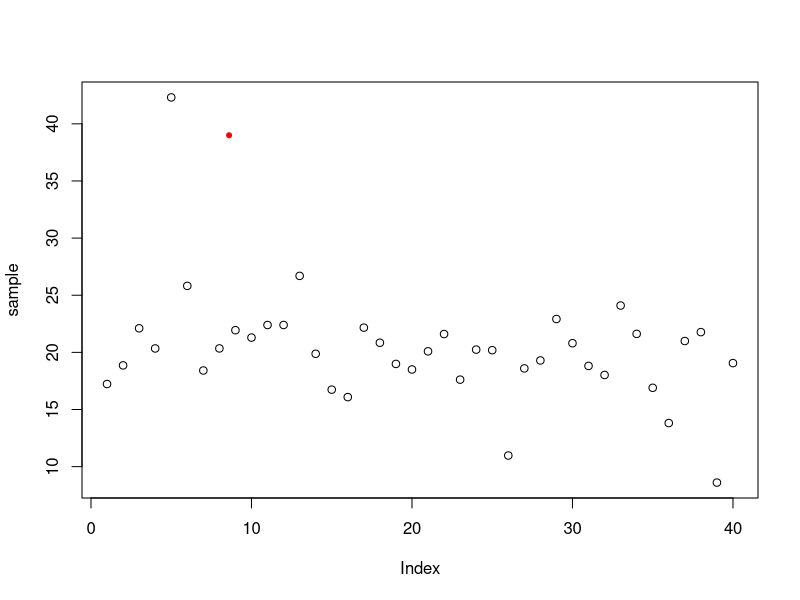
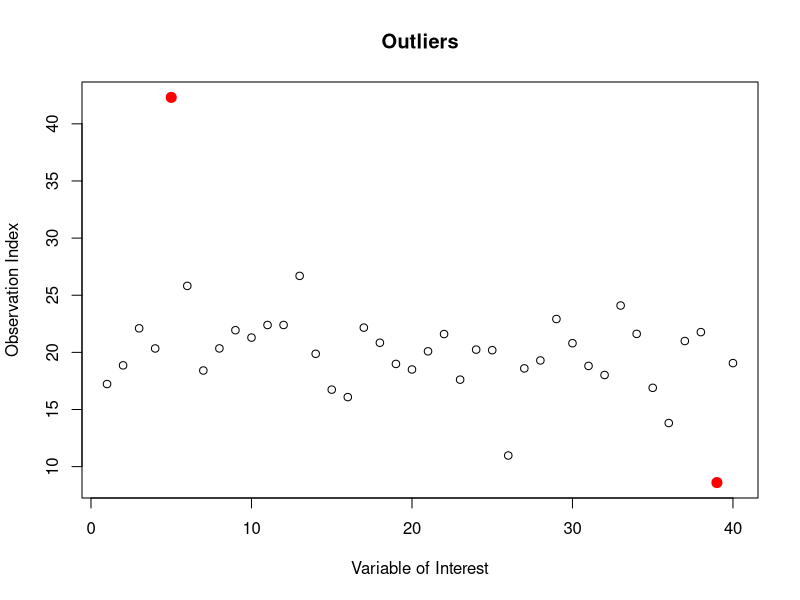

The R script that drew these images, in order:
# sample
detect_outlier <- function(sample, sample_label) {
        # deviations
        deviation_item <- c()
        deviation_index <- c()

        # results
        results <- c()

        # R value
        R <- 1.878
        # from the table, 1 doubtful per 10 observed so use 1.878

        # get mean
        average <- mean(sample)
        # get standard deviation
        standard_dev <- sd(sample)
        # get allowed deviation
        allowed_dev <- (standard_dev * R)

        # calculate unacceptable outliers
        plot(sample)
        index <- 0
        for (item in sample) {
                index <- index + 1
                actual_dev <- abs(item - average)
                if (actual_dev > allowed_dev) {
                        deviation_item <- c(deviation_item, item)
                        deviation_index <- c(deviation_index, index)
                        points(item, index, col="red", pch=20)
                } else {
                        results <- c(results, item)
        }
        }

        # plot on graph
        plot(sample, 
                main=sample_label,
                xlab = "Variable of Interest",
                ylab = "Observation Index"
        )

        # plot deviations
        points(y=deviation_item, x=deviation_index, col="red", pch=20, cex=2)
}


sample <- c(17.2295604,  18.86286086, 22.10660916, 20.34317271, 42.31264902,
             25.8205763,  18.414105,   20.34649474, 21.94089558, 21.29394188,
             22.39554295, 22.39805575, 26.69307004, 19.87572175, 16.73891421,
             16.08649209, 22.16448119, 20.8413674,  18.98891486, 18.50224649,
             20.09286905, 21.60340814, 17.61338842, 20.2410012,  20.19028432,
             10.97335752, 18.59875957, 19.2927548,  22.92002637, 20.801476,
             18.81468756, 18.02019679, 24.10008547, 21.61994415, 16.89897105,
             13.81548718, 20.99336878, 21.77275475, 8.604239269, 19.06038127)


detect_outlier(sample, "Outliers")